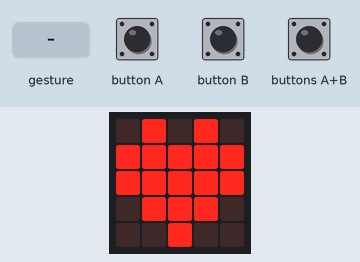
Recording of a program running on a simulated BBC micro:bit (MakeCode). Shown: the board's 5×5 LED display. The test bench sets the inputs (shaded band). A tilt is held for 1.5 s and a shake lasts 1 s, then the board lies face up again.

Above: at 1.8 s.
1.9 s: buttons A+B pressed for 3.2 s
At 5.8 s:
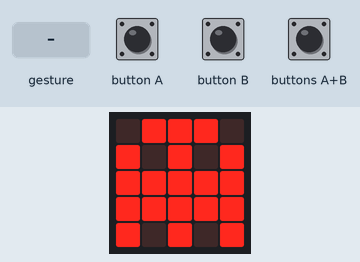
6.6 s: gesture 'shake'
At 7.2 s:
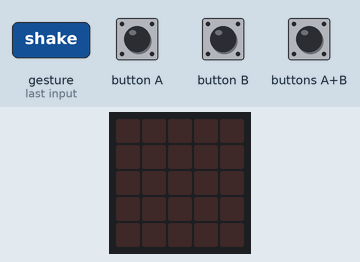
8.3 s: button A pressed for 0.15 s
At 8.9 s:
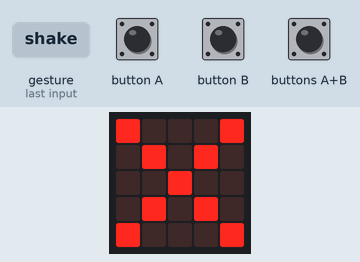
9.9 s: button B pressed for 0.15 s
At 10.3 s:
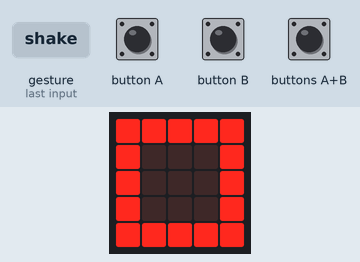
Timing chart, 0 to 12.5 s (numbered marks = the images above; inputs shaded):
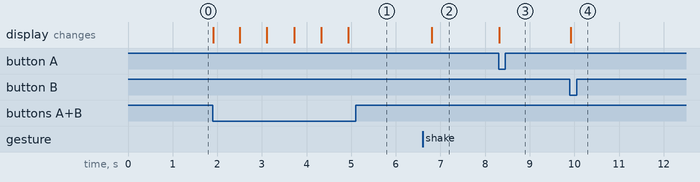

The program:

main.ts
```typescript
input.onGesture(Gesture.Shake, function () {
    basic.clearScreen()
})
basic.showIcon(IconNames.Heart)
basic.forever(function () {
    if (input.buttonIsPressed(Button.A)) {
        basic.showIcon(IconNames.No)
    }
    if (input.buttonIsPressed(Button.B)) {
        basic.showIcon(IconNames.Square)
    }
    if (input.buttonIsPressed(Button.AB)) {
        basic.showIcon(IconNames.Ghost)
    }
})
```

test.ts
```typescript
// aquí va el archivo "tests"; esto no se compilará cuando este paquete se utilice como una extensión.
```

Measured:
- after the input at 1.9 s, the display: first changes at once (image 1 shows a later state)
- after the input at 6.6 s, the display: changes after 0.20 s (image 2)
- after the input at 8.3 s, the display: changes at once (image 3)
- after the input at 9.9 s, the display: changes at once (image 4)
